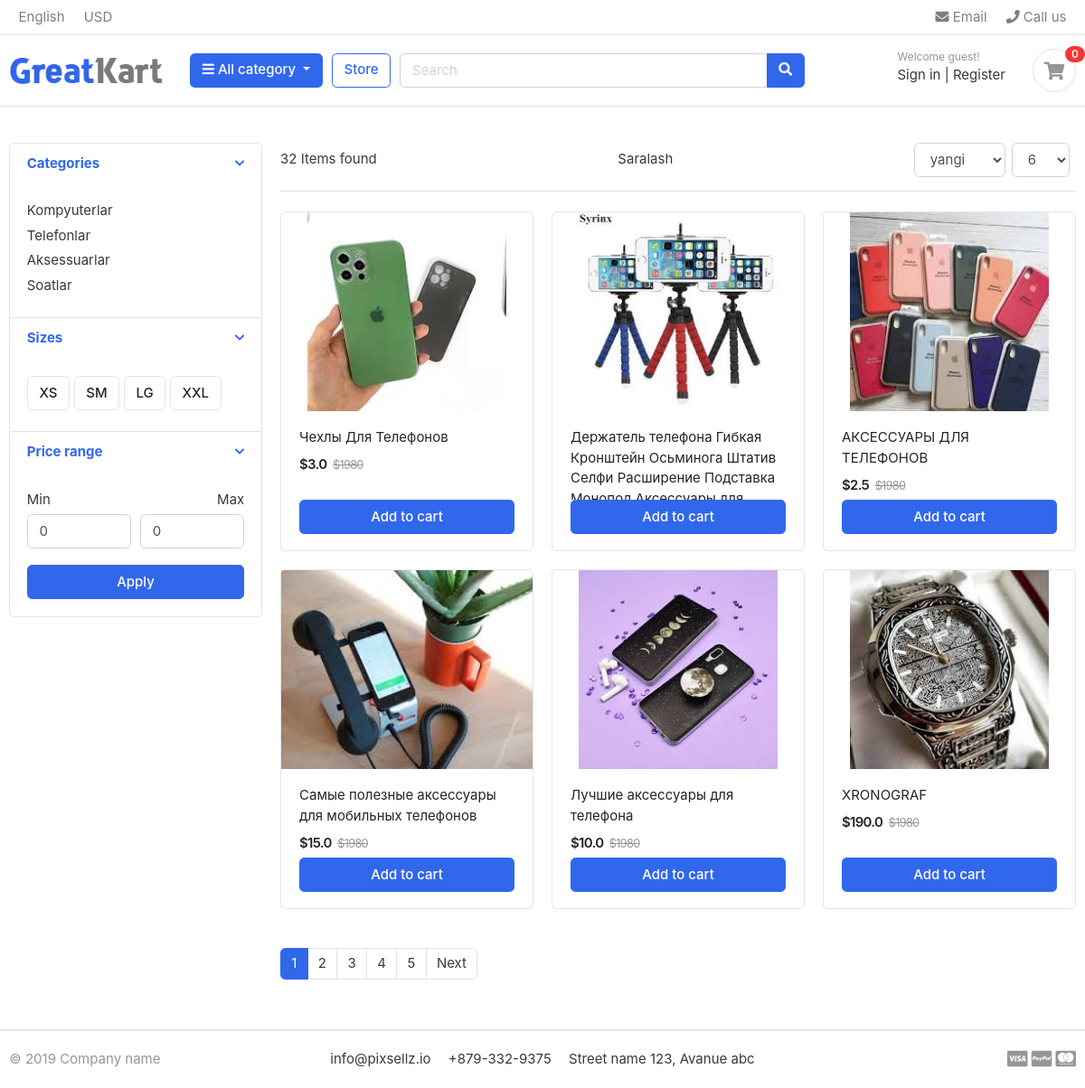
The app's page /product/ with its own data.
### product/models.py (models this page shows, shortened)
class Category(models.Model):
    name = models.CharField(max_length=150)
    description = models.CharField(max_length=255, null=True, blank=True)

class Product(models.Model):
    category = models.ForeignKey(Category, on_delete=models.SET_NULL, null=True, blank=True, related_name='products')
    name = models.CharField(max_length=150)
    price = models.FloatField()
    image = models.ImageField(null=True, blank=True)
    quantity = models.IntegerField(default=0)
    def get_status(self):
        if self.quantity>0:
            cuser = get_current_authenticated_user()
            if cuser:
                if cuser.orders.all():
                    order = get_current_authenticated_user().orders.all().order_by('-id').first()
                    for item in order.details.all():
                        if self == item.product:
                            return 'Added to cart'
                    return 'Add to cart'
                else:
                    return 'Add to cart'
            else:
                return 'Add to cart'
        else:
            return 'Unavailable'
    def imageURL(self):
        if self.image:
            return self.image.url
        return ''

### product/views.py (the view)
# urls.py: path('', views.products, name='products'),
def products(request):
    cat = request.GET.get('cat', 0)
    page: str = request.GET.get('page', 1)
    per_page: str = request.GET.get('per-page', 6)
    sorting: str = request.GET.get('sorting', 'yangi')
    min_price: str = request.GET.get('min_price', 0)
    max_price: str = request.GET.get('max_price', 99999999999)
    if cat:
        product_list = Product.objects.filter(category_id=cat)
    else:
        product_list = Product.objects.all()
    product_list = product_list.filter(price__lte=max_price, price__gte=min_price).order_by(SORTING[sorting])
    category_list = Category.objects.all()
    paginator = Paginator(
        object_list=product_list,
        per_page=per_page
    )
    page = int(page)
    page = page if page <= paginator.num_pages else paginator.num_pages
    product_list_page = paginator.get_page(page)
    badge_count = get_order_count(request)
    return render(
        request=request,
        template_name='product/products.html',
        context={
            'products': product_list_page,
            'categories': category_list,
            'title': 'Mahsulotlar',
            'paginator': paginator,
            'current_page': int(page),
            'current_category': int(cat),
            'sorting': sorting,
            'badge_count': badge_count
        }
    )

### templates/product/products.html (shortened to what this page needs)
{% extends 'base.html' %}
{% load static %}
{% block content %}
<section class="section-content padding-y">
    <div class="container">
        <div class="row">
            <aside class="col-md-3">
                <div class="card">
                    <article class="filter-group">
                        <header class="card-header">
                            <a href="#" data-toggle="collapse" data-target="#collapse_1" aria-expanded="true" class="">
                                <i class="icon-control fa fa-chevron-down"></i>
                                <h6 class="title">Categories</h6>
                            </a>
                        </header>
                        <div class="filter-content collapse show" id="collapse_1" style="">
                            <div class="card-body">
                                <ul class="list-menu">
                                    {% for category in categories %}
                                        <li><a class="select-category"
                                           data-category="{{ category.id }}">{{ category.name }}
                                        </a></li>
                                    {% endfor %}
                                </ul>
                            </div>
                        </div>
                    </article>
                    <article class="filter-group">
                        <header class="card-header">
                            <a href="#" data-toggle="collapse" data-target="#collapse_4" aria-expanded="true" class="">
                                <i class="icon-control fa fa-chevron-down"></i>
                                <h6 class="title">Sizes </h6>
                            </a>
                        </header>
                        <div class="filter-content collapse show" id="collapse_4" style="">
                            <div class="card-body">
                                <label class="checkbox-btn">
                                    <span class="btn btn-light"> XS </span>
                                </label>
                                <label class="checkbox-btn">
                                    <span class="btn btn-light"> SM </span>
                                </label>
                                <label class="checkbox-btn">
                                    <span class="btn btn-light"> LG </span>
                                </label>
                                <label class="checkbox-btn">
                                    <span class="btn btn-light"> XXL </span>
                                </label>
                            </div>
                        </div>
                    </article>
                    <article class="filter-group">
                        <header class="card-header">
                            <a href="#" data-toggle="collapse" data-target="#collapse_3" aria-expanded="true" class="">
                                <i class="icon-control fa fa-chevron-down"></i>
                                <h6 class="title">Price range </h6>
                            </a>
                        </header>
                        <div class="filter-content collapse show" id="collapse_3" style="">
                            <div class="card-body">
                                <div class="form-row">
                                    <div class="form-group col-md-6">
                                        <label>Min</label>
                                        <input id="min_price" type="number" class="mr-2 form-control" value="0">
                                    </div>
                                    <div class="form-group text-right col-md-6">
                                        <label>Max</label>
                                        <input id="max_price" type="number" class="mr-2 form-control" value="0">
                                    </div>
                                </div>
                                <button class="btn btn-block price-filter btn-primary">Apply</button>
                            </div>
                        </div>
                    </article>
                </div>
            </aside>
            <main class="col-md-9">
                <header class="border-bottom mb-4 pb-3">
                    <div class="form-inline">
                        <span class="mr-md-auto">32 Items found </span>
                        <span class="mr-md-auto">Saralash</span>
                        <select class="mr-2 sorting form-control">
                            {% with p='arzon qimmat yangi eski' %}
                                {% for i in p.split %}
                                <option value="{{ i }}"
                                        {% if sorting == i %}
                                        selected
                                        {% endif %}
                                >{{ i }}</option>
                                {% endfor %}
                            {% endwith %}
                        </select>
                        <select class="mr-2 per-page form-control">
                            {% with p='6 9 12 15 18' %}
                                {% for i in p.split %}
                                <option value="{{ i }}"
                                        {% if paginator.per_page|stringformat:'i' == i %}
                                        selected
                                        {% endif %}
                                >{{ i }}
                                </option>
                                {% endfor %}
                            {% endwith %}
                        </select>
                    </div>
                </header>
                <div class="row">
                    {% for product in products %}
                    <div class="col-md-4">
                        {% include 'parts/product_cart.html' with object=product %}
                    </div>
                    {% endfor %}
                </div>
                {% include 'parts/paginator.html' with paginator=paginator current_page=current_page %}
            </main>
        </div>
    </div>
</section>
{% endblock %}

### templates/base.html (shortened to what this page needs)
<!DOCTYPE html>
{% load static %}
<html lang="en">
{% include 'layouts/head.html' %}
<body>
{% include 'layouts/header.html' %}
{% block content %}
{% endblock %}
{% include 'layouts/footer.html' %}
</body>
</html>

### templates/layouts/head.html (shortened to what this page needs)
{% load static %}
<head>
    <link href="{% static 'css/bootstrap.css' %}" rel="stylesheet" type="text/css"/>
    <link href="{% static 'fonts/fontawesome/css/all.min.css' %}" type="text/css" rel="stylesheet">
    <link href="{% static 'css/ui.css' %}" rel="stylesheet" type="text/css"/>
    <link href="{% static 'css/own.css' %}" rel="stylesheet" type="text/css"/>
    <link href="{% static 'css/responsive.css' %}" rel="stylesheet" media="only screen and (max-width: 1200px)"/>
    <link href="https://cdn.jsdelivr.net/npm/swiffy-slider@1.5.1/dist/css/swiffy-slider.min.css" rel="stylesheet"
>
</head>

### templates/layouts/header.html (shortened to what this page needs)
{% load static %}
<header class="section-header">
<nav class="navbar p-md-0 navbar-expand-sm navbar-light border-bottom">
<div class="container">
  <div class="collapse navbar-collapse" id="navbarTop4">
    <ul class="navbar-nav mr-auto">
    	<li class="nav-item dropdown">
		 	<a href="#" class="nav-link">   English </a>
		</li>
		<li class="nav-item dropdown">
			<a href="#" class="nav-link"> USD </a>
		</li>
    </ul>
    <ul class="navbar-nav">
		<li><a href="#" class="nav-link"> <i class="fa fa-envelope"></i> Email </a></li>
		<li><a href="#" class="nav-link"> <i class="fa fa-phone"></i> Call us </a></li>
	</ul>
  </div>
</div>
</nav>
<section class="header-main border-bottom">
	<div class="container">
<div class="row align-items-center">
	<div class="col-lg-2 col-md-3 col-6">
		<a href="{% url 'home' %}" class="brand-wrap">
			<img class="logo" src="{% static 'images/logo.png' %}">
		</a>
	</div>
	<div class="col-lg col-sm col-md col-6 flex-grow-0">
		<div class="category-wrap dropdown d-inline-block float-right">
			<button type="button" class="btn btn-primary dropdown-toggle" data-toggle="dropdown">
				<i class="fa fa-bars"></i> All category
			</button>
		</div>
	</div>
	<a href="{% url 'products' %}" class="btn btn-outline-primary">Store</a>
	<div class="col-lg  col-md-6 col-sm-12 col">
		<form action="{% url 'search' %}" class="search">
			<div class="input-group w-100">
			    <input name="search" type="text" class="form-control" style="width:60%;" placeholder="Search">
			    <div class="input-group-append">
			      <button class="btn btn-primary" type="submit">
			        <i class="fa fa-search"></i>
			      </button>
			    </div>
		    </div>
		</form>
	</div>
	<div class="col-lg-3 col-sm-6 col-8 order-2 order-lg-3">
				<div class="d-flex justify-content-end mb-3 mb-lg-0">
					<div class="widget-header">
						{% if request.user.is_authenticated %}
							<small class="title text-muted">Welcome {{ request.user.first_name }}!</small>
							<div>
								<a href="#">{{ request.user }}</a> <span class="dark-transp"> | </span>
								<a href="{% url 'logout' %}"> Log out</a>
							</div>
						{% else %}
							<small class="title text-muted">Welcome guest!</small>
							<div>
								<a href="{% url 'login' %}">Sign in</a> <span class="dark-transp"> | </span>
							    <a href="{% url 'register' %}"> Register</a>
							</div>
							{% endif %}
					</div>
					<a href="{% url 'orders_cart' %}" class="widget-header pl-3 ml-3">
						<div class="icon icon-sm rounded-circle border"><i class="fa fa-shopping-cart"></i></div>
						<span id="badge" class="badge badge-pill badge-danger notify">
							{% if badge_count %}
							{{ badge_count }}
							{% else %}
							0
							{% endif %}
						</span>
					</a>
				</div>
			</div>
</div>
	</div>
</section>
</header>

### templates/parts/product_cart.html (shortened to what this page needs)
{% load static %}
<figure class="card card-product-grid" xmlns="http://www.w3.org/1999/html">
    <div class="img-wrap">
        <img src="{{ object.imageURL }}">
    </div>
    <figcaption class="info-wrap">
        <div class="fix-height">
            <a href="{% url 'product_detail' object.id %}" class="title">{{ object.name }}</a>
            <div class="price-wrap mt-2">
                <span class="price">${{ object.price }}</span>
                <del class="price-old">$1980</del>
            </div>
        </div>
        <button id="pbtn{{ object.id }}" data-id="{{ object.id }}"
           class="add-cart btn btn-block
            {% if object.get_status == 'Add to cart' %}
            btn-primary
            {% elif object.get_status == 'Added to cart' %}
            btn-success
            {% else %}
            btn-warning
            {% endif %}
            "
        >{% if object.orders %}
            {{ object.get_status }}
        {% else %}
            Add to cart
        {% endif %}
        </button>
    </figcaption>
</figure>

### templates/parts/paginator.html (shortened to what this page needs)
{% load static %}
{% if paginator.per_page < paginator.count %}
<nav class="mt-4" aria-label="Page navigation sample">
    <ul class="pagination">
        {% for page in paginator.page_range %}
        <li class="page-item {% if page == current_page %}active{% endif %}"><a class="page-link paging" data-value="{{ page }}">{{ page }}</a></li>
        {% endfor %}
        {% if current_page != paginator.num_pages %}
        <li class="page-item"><a class="page-link paging" data-value="{{ current_page|add:1 }}">Next</a></li>
        {% endif %}
    </ul>
</nav>
{% endif %}

### templates/layouts/footer.html (shortened to what this page needs)
{% load static %}
<footer class="section-footer border-top">
	<div class="container">
		<section class="footer-bottom border-top row">
			<div class="col-md-2">
				<p class="text-muted"> &copy 2019 Company name </p>
			</div>
			<div class="col-md-8 text-md-center">
				<span  class="px-2">info@pixsellz.io</span>
				<span  class="px-2">+879-332-9375</span>
				<span  class="px-2">Street name 123, Avanue abc</span>
			</div>
			<div class="col-md-2 text-md-right text-muted">
				<i class="fab fa-lg fa-cc-visa"></i>
				<i class="fab fa-lg fa-cc-paypal"></i>
				<i class="fab fa-lg fa-cc-mastercard"></i>
			</div>
		</section>
	</div>
</footer>

### templates/layouts/foot.html (shortened to what this page needs)
{% load static %}

### records on screen
Category: name "Kompyuterlar"
Category: name "Telefonlar"
Category: name "Aksessuarlar"
Category: name "Soatlar"
Product: imageURL (picture), name "Чехлы Для Телефонов", price "3.0", get_status "Add to cart"
Product: imageURL (picture), name "Держатель телефона Гибкая Кронштейн Осьминога Штатив Селфи Расширение Подставка…", get_status "Add to cart"
Product: imageURL (picture), name "АКСЕССУАРЫ ДЛЯ ТЕЛЕФОНОВ", price "2.5", get_status "Add to cart"
Product: imageURL (picture), name "Самые полезные аксессуары для мобильных телефонов", price "15.0", get_status "Add to cart"
Product: imageURL (picture), name "Лучшие аксессуары для телефона", price "10.0", get_status "Add to cart"
Product: imageURL (picture), name "XRONOGRAF", price "190.0", get_status "Add to cart"

### other values on screen
{{ page }} "1" "2" "3" "4" "5"
form field value "yangi"
form field value "6"
